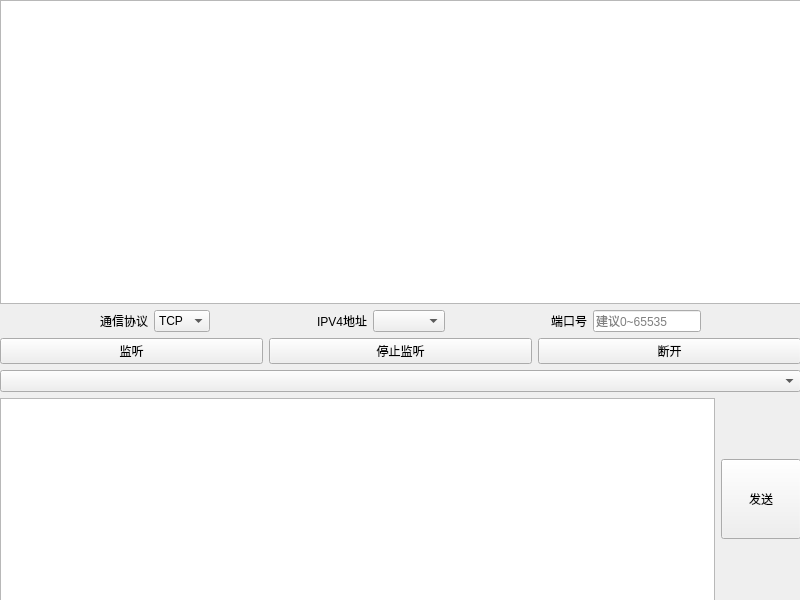
<?xml version="1.0" encoding="UTF-8"?>
<ui version="4.0">
 <class>Widget</class>
 <widget class="QWidget" name="Widget">
  <property name="geometry">
   <rect>
    <x>0</x>
    <y>0</y>
    <width>800</width>
    <height>600</height>
   </rect>
  </property>
  <property name="windowTitle">
   <string>内网通讯工具</string>
  </property>
  <property name="windowIcon">
   <iconset theme="QIcon::ThemeIcon::NetworkWireless"/>
  </property>
  <widget class="QWidget" name="layoutWidget">
   <property name="geometry">
    <rect>
     <x>0</x>
     <y>0</y>
     <width>801</width>
     <height>601</height>
    </rect>
   </property>
   <layout class="QVBoxLayout" name="verticalLayout" stretch="6,1,1,0,4">
    <item>
     <widget class="QTextEdit" name="textEditRev"/>
    </item>
    <item>
     <layout class="QHBoxLayout" name="horizontalLayout">
      <item>
       <spacer name="horizontalSpacer">
        <property name="orientation">
         <enum>Qt::Orientation::Horizontal</enum>
        </property>
        <property name="sizeHint" stdset="0">
         <size>
          <width>40</width>
          <height>20</height>
         </size>
        </property>
       </spacer>
      </item>
      <item>
       <widget class="QLabel" name="labelProtocol">
        <property name="text">
         <string>通信协议</string>
        </property>
       </widget>
      </item>
      <item>
       <widget class="QComboBox" name="comboBoxProtocol">
        <item>
         <property name="text">
          <string>TCP</string>
         </property>
        </item>
        <item>
         <property name="text">
          <string>UDP</string>
         </property>
        </item>
       </widget>
      </item>
      <item>
       <spacer name="horizontalSpacer_3">
        <property name="orientation">
         <enum>Qt::Orientation::Horizontal</enum>
        </property>
        <property name="sizeHint" stdset="0">
         <size>
          <width>40</width>
          <height>20</height>
         </size>
        </property>
       </spacer>
      </item>
      <item>
       <widget class="QLabel" name="labelAddress">
        <property name="text">
         <string>IPV4地址</string>
        </property>
       </widget>
      </item>
      <item>
       <widget class="QComboBox" name="comboBoxAddress"/>
      </item>
      <item>
       <spacer name="horizontalSpacer_4">
        <property name="orientation">
         <enum>Qt::Orientation::Horizontal</enum>
        </property>
        <property name="sizeHint" stdset="0">
         <size>
          <width>40</width>
          <height>20</height>
         </size>
        </property>
       </spacer>
      </item>
      <item>
       <widget class="QLabel" name="labelPort">
        <property name="text">
         <string>端口号</string>
        </property>
       </widget>
      </item>
      <item>
       <widget class="QLineEdit" name="lineEditPort">
        <property name="placeholderText">
         <string>建议0~65535</string>
        </property>
       </widget>
      </item>
      <item>
       <spacer name="horizontalSpacer_2">
        <property name="orientation">
         <enum>Qt::Orientation::Horizontal</enum>
        </property>
        <property name="sizeHint" stdset="0">
         <size>
          <width>40</width>
          <height>20</height>
         </size>
        </property>
       </spacer>
      </item>
     </layout>
    </item>
    <item>
     <layout class="QHBoxLayout" name="horizontalLayout_2">
      <item>
       <widget class="QPushButton" name="btnListen">
        <property name="text">
         <string>监听</string>
        </property>
       </widget>
      </item>
      <item>
       <widget class="QPushButton" name="btnStopListen">
        <property name="text">
         <string>停止监听</string>
        </property>
       </widget>
      </item>
      <item>
       <widget class="QPushButton" name="btnClientSuspend">
        <property name="text">
         <string>断开</string>
        </property>
       </widget>
      </item>
     </layout>
    </item>
    <item>
     <widget class="ClientsCombox" name="comboBoxClients">
      <property name="placeholderText">
       <string>请选择客户端发送</string>
      </property>
     </widget>
    </item>
    <item>
     <layout class="QHBoxLayout" name="horizontalLayout_3">
      <item>
       <widget class="QTextEdit" name="textEditSent"/>
      </item>
      <item>
       <widget class="QPushButton" name="btnSent">
        <property name="minimumSize">
         <size>
          <width>0</width>
          <height>80</height>
         </size>
        </property>
        <property name="maximumSize">
         <size>
          <width>16777214</width>
          <height>16777215</height>
         </size>
        </property>
        <property name="text">
         <string>发送</string>
        </property>
       </widget>
      </item>
     </layout>
    </item>
   </layout>
  </widget>
 </widget>
 <customwidgets>
  <customwidget>
   <class>ClientsCombox</class>
   <extends>QComboBox</extends>
   <header>clientscombox.h</header>
  </customwidget>
 </customwidgets>
 <resources/>
 <connections/>
</ui>
